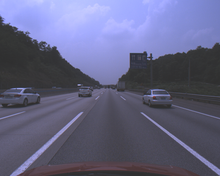
%> input picture Matlab_Code/2019_01_17_Edge_detection/sample.bmp, 220 x 176 px, shrunk from 1280 x 1024 before the run
$ octave test_2019_1_17_02.m   (GNU Octave 9; MATLAB toolbox functions it lacks are replaced by stand-ins)
%> lines starting %> are read from the running program, lines starting %| are printed output that depends on the picture
close all; clc; clear all;
%% Input image
I = imread('sample.bmp');
%> I is the input picture: size 176x220x3 uint8; mean R, G, B 98.8, 99.7, 130.5
img = imread ('sample.bmp');
%% Show input image
img = rgb2gray(img);
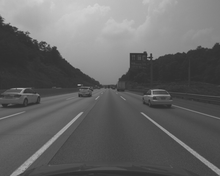
%> img: size 176x220 uint8; min 41, max 211, mean 102.9
img = double (img);
%> img: size 176x220 double
%% Filter for horizontal and vertical direction
KGx = [1, 0, -1; 1, 0, -1; 1, 0, -1];
KGy = [1, 1, 1; 0, 0, 0; -1, -1, -1];
%% Convolution by image by horizontal and vertical filter


[rows,cols] = size(img);
%> rows = 176; cols = 220

new_img = zeros(rows+2,cols+2);
new_img(2:end-1,2:end-1) = img;
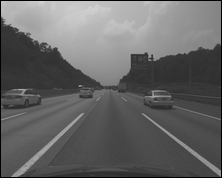
%> new_img: size 178x222 double; min 0, max 211, mean 100.8

for i=2:1:rows+1
  for j=2:1:cols+1
    value=0;
    for g=-1:1:1
      for l=-1:1:1
        value=value+new_img(i+g,j+l)*KGx(g+2,l+2);
      end
    end
   Filtered_X(i,j)=value;
  end
end
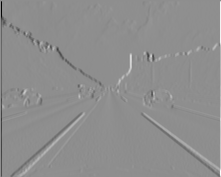
%> Filtered_X: size 177x221 double; min -562, max 444, mean 0; drawn with min black and max white

figure; imshow(Filtered_X,[]);

% [11 lines of commented-out code are left out]
%% Calculate directions/orientations
%> (the run ends here)

$ run again, with Matlab_Code/2019_01_17_Edge_detection/KAKA.jpg saved as Matlab_Code/2019_01_17_Edge_detection/sample.bmp
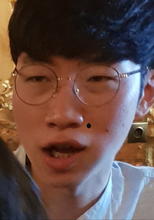
%> input picture Matlab_Code/2019_01_17_Edge_detection/KAKA.jpg, 154 x 220 px, shrunk from 674 x 960 before the run
%> I is the input picture: size 220x154x3 uint8; mean R, G, B 101.4, 77.2, 71.6
%> `new_img(2:end-1,2:end-1) = img;`:
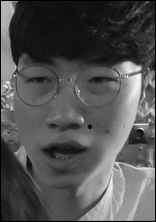
%> new_img: size 222x156 double; min 0, max 251, mean 82
%> after the loop `for i=2:1:rows+1`:
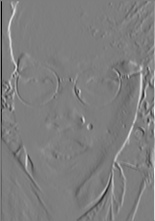
%> Filtered_X: size 221x155 double; min -544, max 550, mean 0.1; drawn with min black and max white
